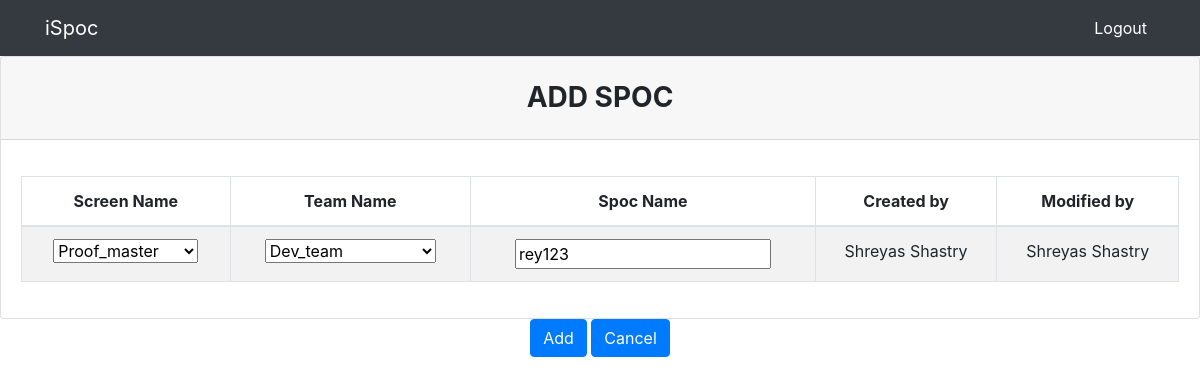
The app's page /edit/1 (signed in) with its own data.
### spoc/models.py (models this page shows)
class Spoc(models.Model):
    id = models.AutoField(primary_key=True)
    screen_name =  models.CharField(max_length=50,choices=screen_name_choices,null=True)
    team_name =  models.CharField(max_length=50,choices=team_name_choices,null=True)
    spoc_name =  models.CharField(max_length=50,null=True)
    created_date = models.DateField(auto_now_add=True)
    created_by = models.CharField(max_length=50,null=True)
    modified_date = models.DateField(auto_now_add=True)
    modified_by = models.CharField(max_length=50,null=True)
    is_delete = models.BooleanField(default=False)
    is_approve = models.BooleanField(default=False)

### spoc/views.py (the view, shortened to what this page needs)
# urls.py: path('edit/<int:pk>', views.edit, name='spoc-edit'),
def edit(request, pk):
    spoc = Spoc.objects.get(id=pk)
    form = SpocTableForm(instance=spoc)
    luser = User.objects.get(username=request.user)
    context = {
        'form':form,
        'profile' : str(spoc.created_by)
    }
    return render(request, 'spoc/newentry.html', context)

### spoc/forms.py
class SpocTableForm(forms.ModelForm):
	class Meta:
		model = Spoc
		fields = '__all__'

### templates/spoc/newentry.html (shortened to what this page needs)
{%extends 'partials/base.html'%}
{%block content%}
<form action="" method="POST">
  <div class="card">
      <h3 class="card-header text-center font-weight-bold text-uppercase py-4">
        Add Spoc
      </h3>
      <div class="card-body">
        <div id="table" class="table-editable">
          <table class="table table-bordered table-responsive-md table-striped text-center">
            <thead>
              <tr>
                  <th class="text-center">Screen Name</th>
                  <th class="text-center">Team Name</th>
                  <th class="text-center">Spoc Name</th>
                  <th class="text-center">Created by</th>
                  <th class="text-center">Modified by</th>
              </tr>
            </thead>
            <tbody>
              <tr>
                <td>{{form.screen_name}}</td>
                <td>{{form.team_name}}</td>
                <td>{{form.spoc_name}}</td>
                <td>{{profile}}</td>
                <td>{{profile}}</td>
              </tr>
            </tbody>
          </table>
        </div>
      </div>
    </div>
    <div class="col-md-12  text-center">
      <button class="btn btn-primary text-right" type="submit">Add</button>
      <button type="submit" class="btn btn-primary text-right" onclick="location.href='{% url 'spoc-view'%}'">Cancel</button>
    </div>
</form>
{%endblock%}

### records on screen
Spoc: screen_name "Proof_master", team_name "Dev_team", spoc_name "rey123", created_by "Shreyas Shastry"
